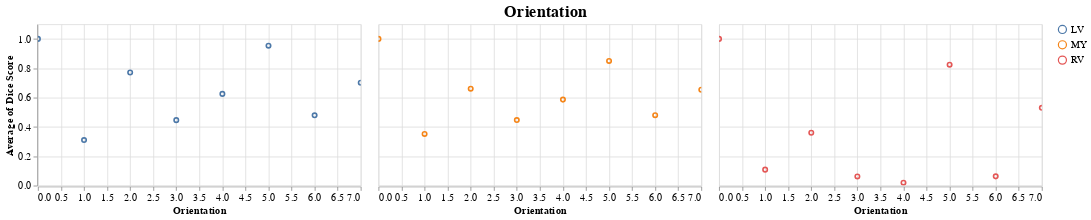

This figure's notebook cell:
### Markdown cell above
For the dihedral series it does not make any sense to draw the line between the datapoints, hence the results were stored in a seperate variable to be plotted differently:

### Code cell
plot_batch(dihedral_results_with_truths, partial(plot_avg_and_dots, draw_line=False, dots="average"))

### Figure 1 — Vega-Lite specification as saved in the notebook (floating-point values rounded to 4 significant figures; data arrays with more than 128 entries replaced by an {"elided": "..."} marker saying what was removed)
{"config": {"view": {"continuousWidth": 400, "continuousHeight": 300}, "axisX": {"labelFontSize": 13, "titleFontSize": 13}, "axisY": {"labelFontSize": 13, "titleFontSize": 13}, "header": {"labelFontSize": 13, "labels": false, "title": null, "titleFontSize": 25}, "legend": {"labelFontSize": 13, "title": null}, "title": {"anchor": "middle", "fontSize": 20}}, "data": {"name": "data-01e0d4303d7d6be9d02613b5bb65ccc8"}, "facet": {"column": {"field": "variable", "type": "nominal"}}, "spec": {"mark": "point", "encoding": {"color": {"field": "variable", "type": "nominal"}, "x": {"field": "Orientation", "type": "quantitative"}, "y": {"aggregate": "average", "field": "Dice Score", "scale": {"domain": [0, 1.1]}, "type": "quantitative"}}, "height": 200, "selection": {"selector127": {"type": "interval", "bind": "scales", "encodings": ["x", "y"]}}, "width": 400}, "title": "Orientation", "$schema": "https://vega.github.io/schema/vega-lite/v4.17.0.json", "datasets": {"data-01e0d4303d7d6be9d02613b5bb65ccc8": {"elided": "384 records"}}}
